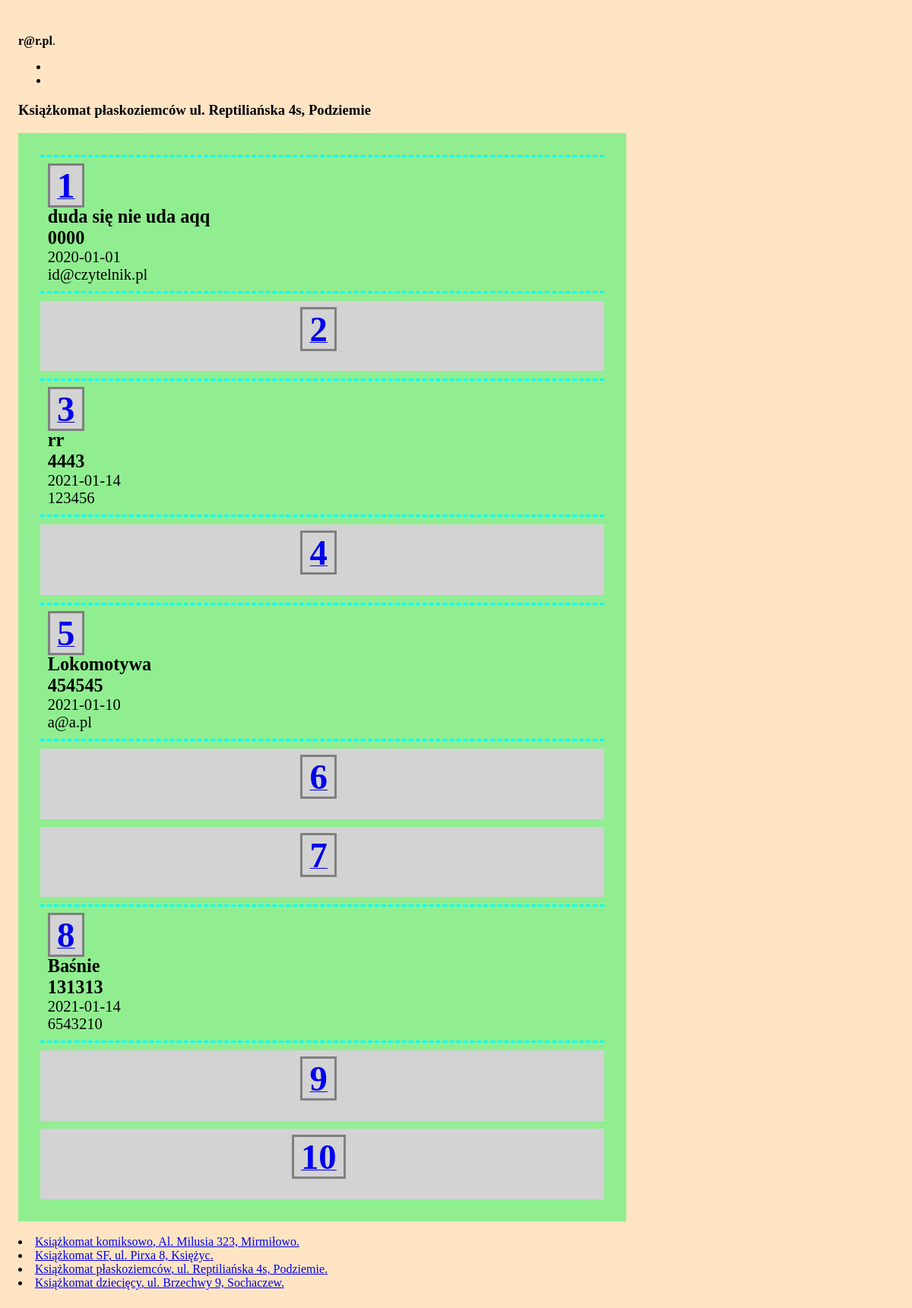
The app's page /machine.php?id=16 (signed in) with its own data.
### tables this page shows
CREATE TABLE "unit" (
    "unit_id" INTEGER PRIMARY KEY AUTOINCREMENT NOT NULL,
    "unit_name" TEXT,
    "unit_address" TEXT,
    "number_columns" INTEGER,
    "number_box" INTEGER
);

CREATE TABLE "user" (
    "id" INTEGER PRIMARY KEY AUTOINCREMENT NOT NULL,
    "date_insertion" DATETIME,
    "title" TEXT,
    "access_code" TEXT,
    "user_id" INTEGER,
    "box_nr" INTEGER,
    "unit_id" INTEGER
);

### machine.php (the view, shortened to what this page needs)
<?php
require 'config.php';
$db = new MyDB($dbfile);
$selected_unit = filter_input(INPUT_GET, 'id', FILTER_VALIDATE_INT);
$stm = $db->query("SELECT unit_id, unit_name, unit_address, number_box FROM unit");
while ($row = $stm->fetchArray(1)) {
    $unit_id = $row['unit_id'];
    $unit_name = $row['unit_name'];
    $unit_address = $row['unit_address'];
    $unit = "<li><a href=\"?id=$unit_id\">$unit_name, $unit_address.</a></li>";
    $all_units .= $unit;
}
function selected_machine($db, $selected_unit, $info)
{
    $unit_name = "";
    $unit_address = "";
    $number_box = "";
    $stm = $db->prepare("SELECT * from unit where unit_id = :unit_id");
    $stm->bindValue(':unit_id', $selected_unit);
    $score = $stm->execute();
    while ($row = $score->fetchArray(1)) {
        $unit_name = $row['unit_name'];
        $unit_address = $row['unit_address'];
        $number_columns = $row['number_columns'];
        $number_box = $row['number_box'];
    };
    $numbox = 1;
    $k = 1;
    $r = 0;
    $drawing_start = "\n<div  class=\"edycja\">\n";
    $drawing_body = "";
    while ($numbox <= $number_box) {
        $stm = $db->prepare("SELECT unit_name, unit_address from unit where unit_id = :unit_id");
        $stm->bindValue(':unit_id', $selected_unit);
        $score = $stm->execute();
        while ($row = $score->fetchArray(1)) {
            $unit_name = $row['unit_name'];
            $unit_address = $row['unit_address'];
        };
        $stm_box = $db->prepare("SELECT * from user where box_nr = :numbox and unit_id = :unit_id");
        $stm_box->bindValue(':numbox', $numbox);
        $stm_box->bindValue(':unit_id', $selected_unit);
        $score_box = $stm_box->execute();
        $date_insertion = "";
        $title = "";
        $access_code = "";
        $user_id = "";
        while ($row_box = $score_box->fetchArray(1)) {
            $date_insertion = $row_box['date_insertion'];
            $title = $row_box['title'];
            $access_code = $row_box['access_code'];
            $user_id = $row_box['user_id'];
        };
        $box_full = "";
        if (strlen($date_insertion) > 1) {
            $single_box = "<div class=\"machine-box pelna  \">
        <div class=\"\"><a href=\"edit-box.php?box=$numbox&id=$selected_unit\"><span class=\"box-number\">$numbox</span></a>
        $box_full</div><a href=\"edit-box.php?box=$numbox&id=$selected_unit\" class=\"decoration-none\">
        <div>" . $info['book_title'] . " <span class=\"main-data\">$title</span>
        </div>
        <div>" . $info['lockbox_code'] . " <span class=\"main-data\">$access_code</span></div>
        <div>" . $info['date_emptying'] . " <span class=\"highlighted-description\">$date_insertion</span></div>
        <div>" . $info['reader_id'] . " <span class=\"highlighted-description\">$user_id</span></div>
        </a>\n</div>";
        } else {
            $single_box = "<div class=\"grid-item pusta\">
        <div class=\"\"><a href=\"edit-box.php?box=$numbox&id=$selected_unit\"><span class=\"box-number\">$numbox</span></a>
        $box_full<p class=\"alert\"><a href=\"edit-box.php?box=$numbox&id=$selected_unit\">" . $info['box_empty'] . "</a></p>
        </div>\n</div>";
        }
        $drawing_body = $drawing_body . " $single_box  ";
        if ($k < $number_columns) {
            $k++;
            $r++;
        } else {
            $k = 1;
            $drawing_body = $drawing_body . "";
        }
        $numbox++;
    }
    $drawing_stop = "</div>\n";
    $drawing_selected_machine = $drawing_start . $drawing_body . $drawing_stop;
    $unit_info = array($drawing_selected_machine, $unit_name, $unit_address);
    return $unit_info;
}
$unit_info = selected_machine($db, $selected_unit, $info);
$select_machine = $unit_info[1] . " " . $unit_info[2];
$all_units_after = "";
if (is_int($selected_unit)) {
    $unit_template = $unit_info[0];
    $all_units_after = $all_units;
} else {
    $select_machine = $info['select_machine'];
    $unit_template = "";
    $select_machine_after = "";
}
echo $page_head . "\n\t\t<title>" . $info['machine_title']; ?></title>
</head>
<body>
    <?php
    if (isset($_SESSION["name"])) {
    ?>
        <header class="page-header">
            <?php echo $info['admin_login_info'] . " <b>" . $_SESSION['name']; ?></b>.<br>
        </header>
        <nav>
            <ul>
                <li><?php echo $info['admin_logout']; ?></li>
                <li><?php echo $info['admin_page']; ?></li>
            </ul>
        </nav>
        <main role="main">
            <section>
                <h3 class=""><?php echo $select_machine; ?></h3>
            </section>
            <section>
                <h3 class=""><?php echo $unit_template;  ?></h3>
                <?php echo $all_units_after; ?>
            </section>
        </main>
    <?php
    } else {
        echo '<header class="page-header">
        <h1>' . $info["machine_message"] . '</h1>
        <h2><a href="login.php">' . $info["login_first"] . '</a></h2>
    </header>';
    }
    ?>
</body>
</html>

### style.css (style rules this page uses)
.grid-item { padding: 10px; margin: 10px; text-align: center; }
.pelna { background: lightgreen; color: black; }
.pusta { background: lightgray; color: black; }
.main-data { font-weight: bold; font-size: 1.3em; }
.highlighted-description { font-weight: normal; font-size: 1.1em; color: #000; }
.box-number { font-size: 2.5em; font-weight: bold; border-color: gray; background-color: lightgray; border-style: solid; margin-right: .2em; padding-left: 0.2em; padding-right: .2em; }
.machine-box { padding: 10px; margin: 10px; border-bottom: aqua; border-top: aqua; border-top-style: dashed; border-bottom-style: dashed; }
.decoration-none { text-decoration: none; color: black; }
.edycja { background: lightgreen; color: black; padding: 1em; margin-bottom: 1em; }
body { padding: 1em; background-color: bisque; max-width: 800px; }

### records on screen
unit: select_machine "Książkomat płaskoziemców ul. Reptiliańska 4s, Podziemie", unit_name "Książkomat płaskoziemców", unit_address "ul. Reptiliańska 4s, Podziemie"
user: title "duda się nie uda aqq", access_code "0000", date_insertion "2020-01-01", user "id@czytelnik.pl"
user: title "rr", access_code "4443", date_insertion "2021-01-14", user "123456"
user: title "Lokomotywa", access_code "454545", date_insertion "2021-01-10", user "a@a.pl"
user: title "Baśnie", access_code "131313", date_insertion "2021-01-14", user "6543210"
unit: unit_name "Książkomat komiksowo", unit_address "Al. Milusia 323, Mirmiłowo"
unit: unit_name "Książkomat SF", unit_address "ul. Pirxa 8, Księżyc"
unit: unit_name "Książkomat dziecięcy", unit_address "ul. Brzechwy 9, Sochaczew"

### other values on screen
$_SESSION['name'] "r@r.pl"
